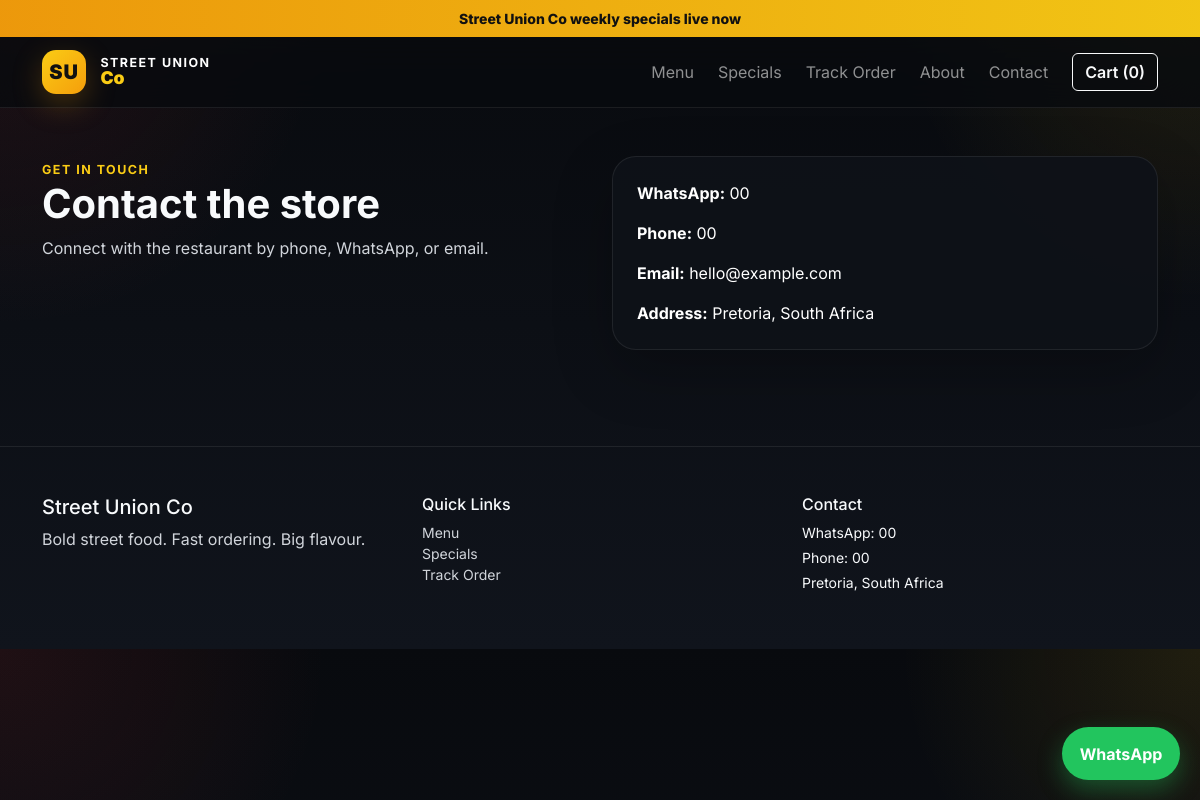
Page /contact/ on the committed database.
### orders/models.py (models this page shows, shortened)
class TimeStampedModel(models.Model):
    created_at = models.DateTimeField(auto_now_add=True)
    updated_at = models.DateTimeField(auto_now=True)
    class Meta:
        abstract = True

class SiteSetting(TimeStampedModel):
    business_name = models.CharField(max_length=150, default='Street Union Co')
    tagline = models.CharField(max_length=220, blank=True)
    whatsapp_number = models.CharField(max_length=20, blank=True)
    support_email = models.EmailField(blank=True)
    phone_number = models.CharField(max_length=20, blank=True)
    address = models.TextField(blank=True)
    delivery_note = models.CharField(max_length=220, blank=True)
    promo_text = models.CharField(max_length=220, blank=True)

### orders/views.py (the view)
# urls.py: path('contact/', views.contact, name='contact'),
def contact(request: HttpRequest) -> HttpResponse:
    return render(request, 'orders/contact.html')

### orders/templates/orders/contact.html (shortened to what this page needs)
{% extends 'orders/base.html' %}
{% block content %}
<section class="py-5">
    <div class="container">
        <div class="row g-4">
            <div class="col-lg-6">
                <span class="section-kicker">Get in touch</span>
                <h1 class="fw-bold">Contact the store</h1>
                <p class="text-light-emphasis">Connect with the restaurant by phone, WhatsApp, or email.</p>
            </div>
            <div class="col-lg-6">
                <div class="panel p-4">
                    <div class="mb-3"><strong>WhatsApp:</strong> {{ site_settings.whatsapp_number|default:whatsapp_number }}</div>
                    <div class="mb-3"><strong>Phone:</strong> {{ site_settings.phone_number|default:'067 000 0000' }}</div>
                    <div class="mb-3"><strong>Email:</strong> {{ site_settings.support_email|default:'hello@example.com' }}</div>
                    <div class="mb-0"><strong>Address:</strong> {{ site_settings.address|default:'Pretoria, South Africa' }}</div>
                </div>
            </div>
        </div>
    </div>
</section>
{% endblock %}

### orders/templates/orders/base.html (shortened to what this page needs)
{% load static %}
<!doctype html>
<html lang="en">
<head>
    <link href="https://cdn.jsdelivr.net/npm/bootstrap@5.3.3/dist/css/bootstrap.min.css" rel="stylesheet">
    <link href="{% static 'css/styles.css' %}" rel="stylesheet">
</head>
<body>
    <div class="promo-bar text-center py-2 small">
        {{ site_settings.promo_text|default:'Street Union Co specials are live this week' }}
    </div>
    <nav class="navbar navbar-expand-lg navbar-dark sticky-top glass-nav">
        <div class="container">
            <a class="navbar-brand fw-bold brand-lockup" href="{% url 'orders:home' %}">
                <span class="brand-mark">SU</span>
                <span>
                    <small>Street Union</small>
                    <strong>Co</strong>
                </span>
            </a>
            <div class="collapse navbar-collapse">
                <ul class="navbar-nav ms-auto mb-2 mb-lg-0 align-items-lg-center gap-lg-2">
                    <li class="nav-item"><a class="nav-link" href="{% url 'orders:menu' %}">Menu</a></li>
                    <li class="nav-item"><a class="nav-link" href="{% url 'orders:specials' %}">Specials</a></li>
                    <li class="nav-item"><a class="nav-link" href="{% url 'orders:track_order' %}">Track Order</a></li>
                    <li class="nav-item"><a class="nav-link" href="{% url 'orders:about' %}">About</a></li>
                    <li class="nav-item"><a class="nav-link" href="{% url 'orders:contact' %}">Contact</a></li>
                    <li class="nav-item ms-lg-2">
                        <button class="btn btn-outline-light fw-semibold" type="button" data-bs-toggle="offcanvas" data-bs-target="#cartDrawer">
                            Cart ({{ cart_count|default:0 }})
                        </button>
                    </li>
                </ul>
            </div>
        </div>
    </nav>
    <main>
        {% block content %}{% endblock %}
    </main>
    <a class="whatsapp-float" target="_blank" rel="noopener" href="https://wa.me/{{ whatsapp_number }}">WhatsApp</a>
    <footer class="site-footer mt-5 py-5">
        <div class="container">
            <div class="row g-4">
                <div class="col-md-4">
                    <h5>{{ business_name }}</h5>
                    <p class="text-light-emphasis">{{ site_settings.tagline|default:'Fast flavour. Strong branding. Clean ordering.' }}</p>
                </div>
                <div class="col-md-4">
                    <h6>Quick Links</h6>
                    <ul class="list-unstyled small">
                        <li><a href="{% url 'orders:menu' %}">Menu</a></li>
                        <li><a href="{% url 'orders:specials' %}">Specials</a></li>
                        <li><a href="{% url 'orders:track_order' %}">Track Order</a></li>
                    </ul>
                </div>
                <div class="col-md-4">
                    <h6>Contact</h6>
                    <p class="small mb-1">WhatsApp: {{ site_settings.whatsapp_number|default:whatsapp_number }}</p>
                    <p class="small mb-1">Phone: {{ site_settings.phone_number|default:'067 000 0000' }}</p>
                    <p class="small mb-0">{{ site_settings.address|default:'Pretoria, South Africa' }}</p>
                </div>
            </div>
        </div>
    </footer>
</body>
</html>

### static/css/styles.css (style rules this page uses)
:root { --bg: #0b0d12; --panel: rgba(15, 18, 24, 0.92); --panel-2: rgba(22, 26, 34, 0.95); --panel-border: rgba(255, 255, 255, 0.08); --text: #f8fafc; --muted: #d1d5db; --accent: #facc15; --accent-strong: #f59e0b; --success: #22c55e; }
* { box-sizing: border-box; }
body { font-family: 'Inter', sans-serif; background: radial-gradient(circle at top right, rgba(250, 204, 21, 0.10), transparent 22%), radial-gradient(circle at top left, rgba(239, 68, 68, 0.10), transparent 24%), linear-gradient(180deg, #080a0e 0%, #10141c 100%); color: var(--text); }
a { color: inherit; text-decoration: none; }
.promo-bar { background: linear-gradient(90deg, rgba(245, 158, 11, 0.96), rgba(250, 204, 21, 0.96)); color: #111111; font-weight: 800; }
.glass-nav { backdrop-filter: blur(18px); background: rgba(8, 10, 14, 0.80); border-bottom: 1px solid var(--panel-border); }
.brand-lockup { display: inline-flex; align-items: center; gap: 0.9rem; }
.brand-mark { width: 44px; height: 44px; display: inline-flex; align-items: center; justify-content: center; border-radius: 14px; background: linear-gradient(135deg, var(--accent), var(--accent-strong)); color: #111111; font-weight: 900; letter-spacing: 0.04em; box-shadow: 0 10px 30px rgba(245, 158, 11, 0.25); }
.brand-lockup small, .brand-lockup strong { display: block; line-height: 1; }
.brand-lockup small { color: #ffffff; font-size: 0.78rem; text-transform: uppercase; letter-spacing: 0.12em; }
.brand-lockup strong { color: var(--accent); font-size: 1.1rem; }
.hero-panel, .panel, .success-panel, .special-card, .food-card, .empty-panel, .cart-drawer { background: var(--panel); border: 1px solid var(--panel-border); box-shadow: 0 20px 60px rgba(0, 0, 0, 0.24); border-radius: 1.5rem; }
.section-kicker { text-transform: uppercase; letter-spacing: 0.12em; color: var(--accent); font-size: 0.78rem; font-weight: 700; }
.whatsapp-float { position: fixed; right: 20px; bottom: 20px; background: #22c55e; color: white; padding: 0.9rem 1.1rem; border-radius: 999px; font-weight: 700; box-shadow: 0 10px 25px rgba(34,197,94,0.35); z-index: 1040; }
.site-footer { border-top: 1px solid var(--panel-border); color: var(--text); }
.site-footer a { color: var(--muted); }
.text-light-emphasis, .text-body-secondary, .text-muted { color: #d1d5db !important; }
.food-card h5, .food-card p, .hero-panel h3, .hero-panel p, .special-card h4, .special-card p, .empty-panel, .panel, .success-panel, .mini-panel, .stat-card, .category-pill, .drawer-item, .drawer-total, .cart-drawer { color: #ffffff; }

### rows in the picture
SiteSetting: promo_text "Street Union Co weekly specials live now", whatsapp_number "00", phone_number "00", support_email "hello@example.com", address "Pretoria, South Africa", business_name "Street Union Co", tagline "Bold street food. Fast ordering. Big flavour."

### other values in the picture
{{ cart_count|default:0 }} "0"
